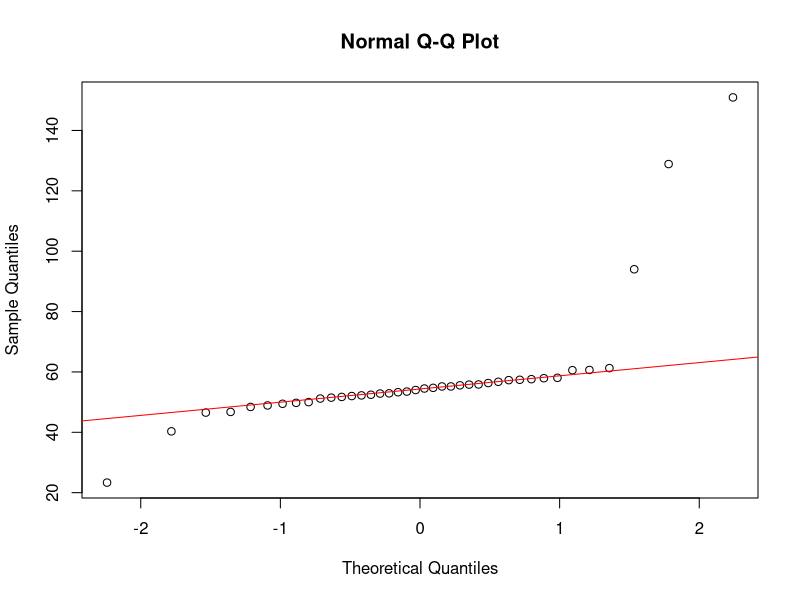
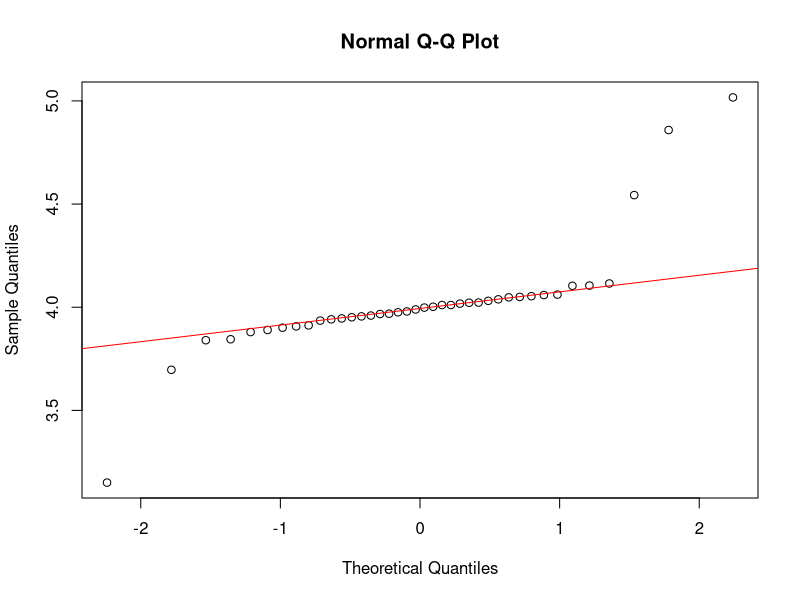
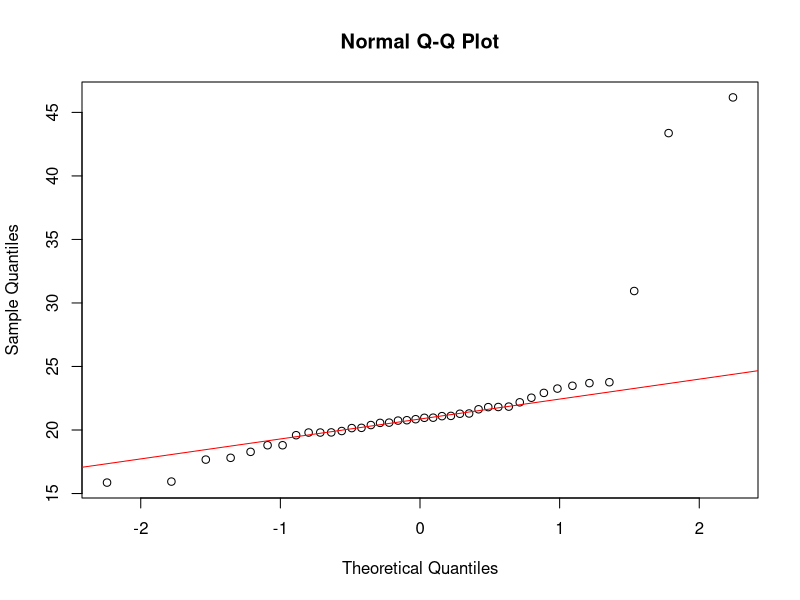
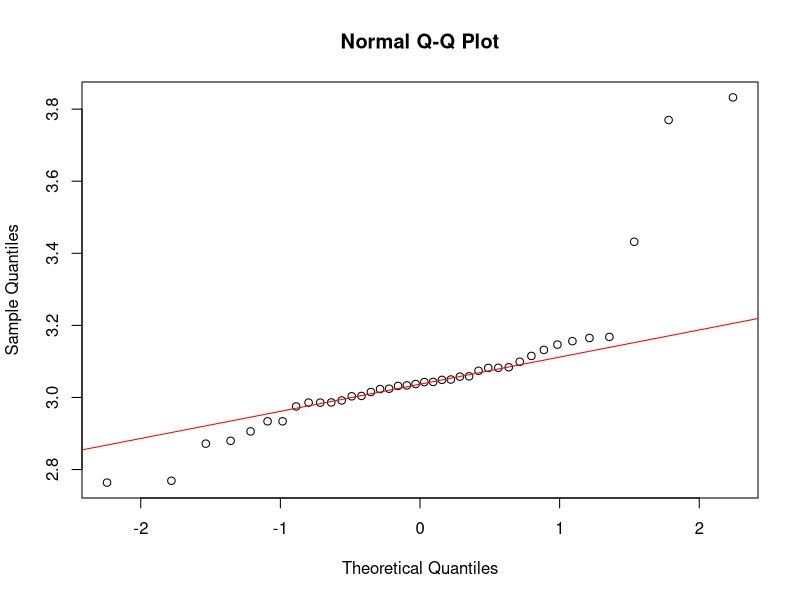
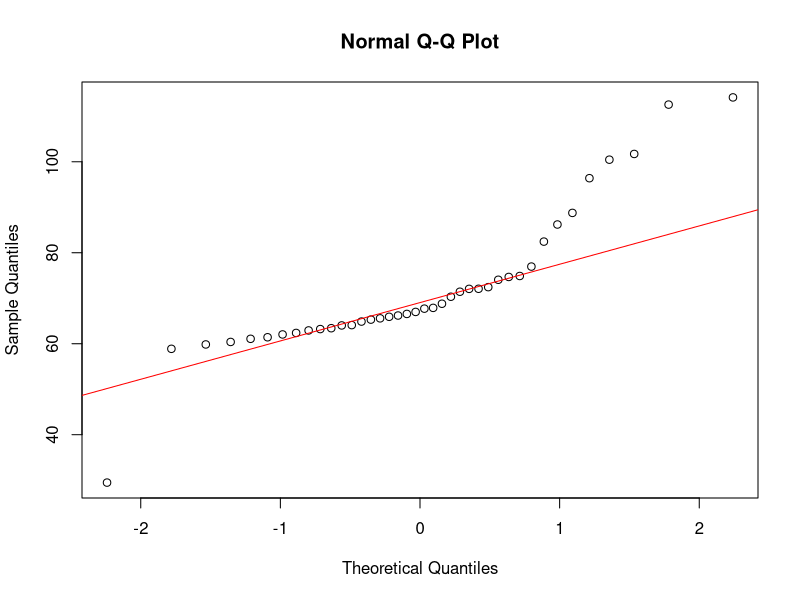
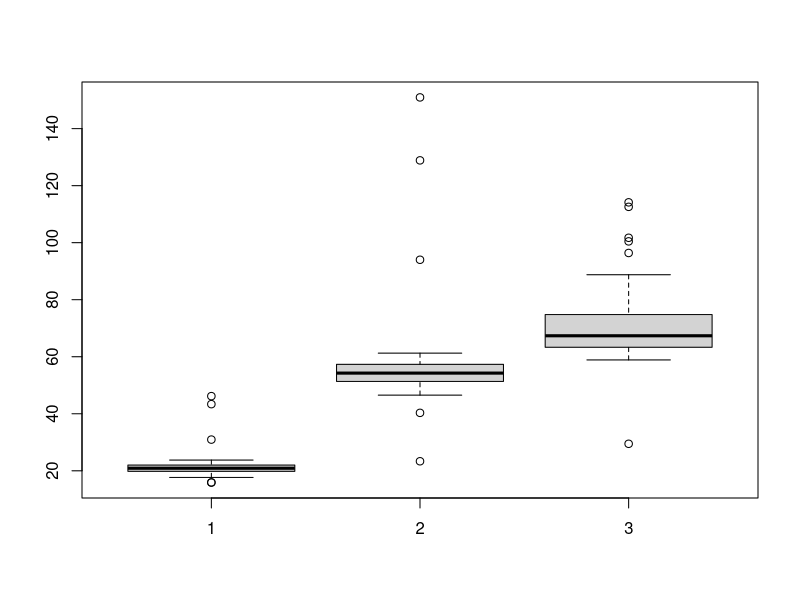

The R script that drew these images, in order:
#Using a Two-Way ANOVA response variable explained by 2 categorical variables
#Using a two-way because I have 2 independent variables and 2 groups in each independent variable (species(BE and UZ) and season(16 and 12))
#Using ANOVA because I would like to measure the variance within and between my groups
#IV: Species and Season
#Groups: b1, b2, a1, a2
#response variable is % lipids of dry mass
#AOV of %  Lipids explained by Speacies:Season

setwd("/Users/JamesB/Google Drive/Graduate School/Self_JamesTBrown/Data/Lipids/Visual Data")
dat = read.csv("20170816_R Data first pass.csv", header = T)
summary(dat)

qqnorm(dat$X.Total.Lipids.Dry.Mass.)
qqline(dat$X.Total.Lipids.Dry.Mass., col = "red")
logDRY=log(dat$X.Total.Lipids.Dry.Mass.)
qqnorm(logDRY)
qqline(logDRY, col = "red")


qqnorm(dat$Total.Lipid.WET.Mass)
qqline(dat$Total.Lipid.WET.Mass, col="red")
logWET=log(dat$Total.Lipid.WET.Mass)
qqnorm(logWET)
qqline(logWET, col="red")

qqnorm(dat$Lean.Mass.Dry.Mass)
qqline(dat$Lean.Mass.Dry.Mass, col="red")
boxplot(dat$Total.Lipid.WET.Mass, dat$X.Total.Lipids.Dry.Mass., dat$Lean.Mass.Dry.Mass)

Dry=dat$X.Total.Lipids.Dry.Mass.
Species=dat$Species
Season=dat$Season
Wet=dat$Total.Lipid.WET.Mass
Lean=dat$Lean.Mass.Dry.Mass


Dry_datanova=aov(Dry ~ Species+Season+Species:Season, data=dat)
Wet_datanova=aov(Wet ~ Species+Season+Species:Season, data=dat)
Lean_datanova=aov(Lean ~ Species+Season+Species:Season, data=dat)

summary(Dry_datanova)
summary(Wet_datanova)
summary(Lean_datanova)

